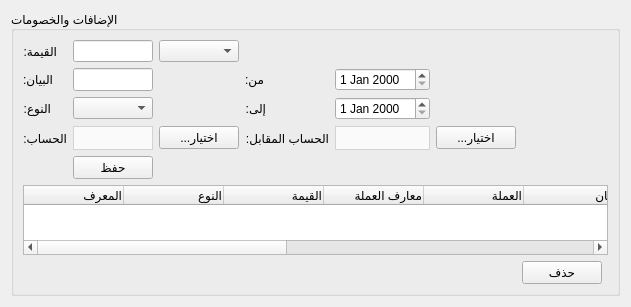
          <widget class="QWidget" name="page_11">
           <property name="geometry">
            <rect>
             <x>-492</x>
             <y>0</y>
             <width>575</width>
             <height>288</height>
            </rect>
           </property>
           <attribute name="label">
            <string>اضافات وخصومات القسم</string>
           </attribute>
           <layout class="QGridLayout" name="gridLayout_42">
            <item row="0" column="0">
             <widget class="QGroupBox" name="groupBox_10">
              <property name="title">
               <string>الإضافات والخصومات</string>
              </property>
              <layout class="QGridLayout" name="gridLayout_33">
               <item row="2" column="3">
                <widget class="QLabel" name="employment_request_name_label_28">
                 <property name="sizePolicy">
                  <sizepolicy hsizetype="Fixed" vsizetype="Preferred">
                   <horstretch>0</horstretch>
                   <verstretch>0</verstretch>
                  </sizepolicy>
                 </property>
                 <property name="text">
                  <string>إلى:</string>
                 </property>
                </widget>
               </item>
               <item row="1" column="1">
                <widget class="QLineEdit" name="department_additions_discounts_statement_input">
                 <property name="sizePolicy">
                  <sizepolicy hsizetype="Preferred" vsizetype="Preferred">
                   <horstretch>0</horstretch>
                   <verstretch>0</verstretch>
                  </sizepolicy>
                 </property>
                 <property name="minimumSize">
                  <size>
                   <width>0</width>
                   <height>0</height>
                  </size>
                 </property>
                 <property name="styleSheet">
                  <string notr="true"/>
                 </property>
                </widget>
               </item>
               <item row="1" column="3">
                <widget class="QLabel" name="employment_request_name_label_21">
                 <property name="sizePolicy">
                  <sizepolicy hsizetype="Fixed" vsizetype="Preferred">
                   <horstretch>0</horstretch>
                   <verstretch>0</verstretch>
                  </sizepolicy>
                 </property>
                 <property name="text">
                  <string>من:</string>
                 </property>
                </widget>
               </item>
               <item row="1" column="0">
                <widget class="QLabel" name="employment_request_name_label_22">
                 <property name="sizePolicy">
                  <sizepolicy hsizetype="Fixed" vsizetype="Preferred">
                   <horstretch>0</horstretch>
                   <verstretch>0</verstretch>
                  </sizepolicy>
                 </property>
                 <property name="text">
                  <string>البيان:</string>
                 </property>
                </widget>
               </item>
               <item row="1" column="4">
                <widget class="QDateEdit" name="department_additions_discounts_start_date_input"/>
               </item>
               <item row="0" column="1">
                <widget class="QLineEdit" name="department_additions_discounts_value_input">
                 <property name="sizePolicy">
                  <sizepolicy hsizetype="Preferred" vsizetype="Preferred">
                   <horstretch>0</horstretch>
                   <verstretch>0</verstretch>
                  </sizepolicy>
                 </property>
                 <property name="minimumSize">
                  <size>
                   <width>0</width>
                   <height>0</height>
                  </size>
                 </property>
                 <property name="styleSheet">
                  <string notr="true"/>
                 </property>
                </widget>
               </item>
               <item row="0" column="0">
                <widget class="QLabel" name="employment_request_name_label_20">
                 <property name="sizePolicy">
                  <sizepolicy hsizetype="Fixed" vsizetype="Preferred">
                   <horstretch>0</horstretch>
                   <verstretch>0</verstretch>
                  </sizepolicy>
                 </property>
                 <property name="text">
                  <string>القيمة:</string>
                 </property>
                </widget>
               </item>
               <item row="6" column="0" colspan="8">
                <widget class="QTableWidget" name="department_discounts_additions_table">
                 <property name="styleSheet">
                  <string notr="true"/>
                 </property>
                 <property name="selectionBehavior">
                  <enum>QAbstractItemView::SelectRows</enum>
                 </property>
                 <property name="verticalScrollMode">
                  <enum>QAbstractItemView::ScrollPerPixel</enum>
                 </property>
                 <property name="horizontalScrollMode">
                  <enum>QAbstractItemView::ScrollPerPixel</enum>
                 </property>
                 <attribute name="horizontalHeaderStretchLastSection">
                  <bool>true</bool>
                 </attribute>
                 <column>
                  <property name="text">
                   <string>المعرف</string>
                  </property>
                  <property name="textAlignment">
                   <set>AlignTrailing|AlignVCenter</set>
                  </property>
                 </column>
                 <column>
                  <property name="text">
                   <string>النوع</string>
                  </property>
                  <property name="textAlignment">
                   <set>AlignTrailing|AlignVCenter</set>
                  </property>
                 </column>
                 <column>
                  <property name="text">
                   <string>القيمة</string>
                  </property>
                  <property name="textAlignment">
                   <set>AlignTrailing|AlignVCenter</set>
                  </property>
                 </column>
                 <column>
                  <property name="text">
                   <string>معارف العملة</string>
                  </property>
                  <property name="textAlignment">
                   <set>AlignTrailing|AlignVCenter</set>
                  </property>
                 </column>
                 <column>
                  <property name="text">
                   <string>العملة</string>
                  </property>
                  <property name="textAlignment">
                   <set>AlignTrailing|AlignVCenter</set>
                  </property>
                 </column>
                 <column>
                  <property name="text">
                   <string>البيان</string>
                  </property>
                  <property name="textAlignment">
                   <set>AlignTrailing|AlignVCenter</set>
                  </property>
                 </column>
                 <column>
                  <property name="text">
                   <string>تاريخ البداية</string>
                  </property>
                  <property name="textAlignment">
                   <set>AlignTrailing|AlignVCenter</set>
                  </property>
                 </column>
                 <column>
                  <property name="text">
                   <string>تاريخ الانتهاء</string>
                  </property>
                  <property name="textAlignment">
                   <set>AlignTrailing|AlignVCenter</set>
                  </property>
                 </column>
                 <column>
                  <property name="text">
                   <string>معرف الحساب</string>
                  </property>
                  <property name="textAlignment">
                   <set>AlignTrailing|AlignVCenter</set>
                  </property>
                 </column>
                 <column>
                  <property name="text">
                   <string>الحساب</string>
                  </property>
                  <property name="textAlignment">
                   <set>AlignTrailing|AlignVCenter</set>
                  </property>
                 </column>
                 <column>
                  <property name="text">
                   <string>معرف الحساب المقابل</string>
                  </property>
                  <property name="textAlignment">
                   <set>AlignTrailing|AlignVCenter</set>
                  </property>
                 </column>
                 <column>
                  <property name="text">
                   <string>الحساب المقابل</string>
                  </property>
                  <property name="textAlignment">
                   <set>AlignTrailing|AlignVCenter</set>
                  </property>
                 </column>
                 <column>
                  <property name="text">
                   <string>تاريخ الإضافة</string>
                  </property>
                  <property name="textAlignment">
                   <set>AlignTrailing|AlignVCenter</set>
                  </property>
                 </column>
                </widget>
               </item>
               <item row="0" column="2">
                <widget class="QComboBox" name="department_additions_discounts_currency_combobox">
                 <property name="styleSheet">
                  <string notr="true"/>
                 </property>
                </widget>
               </item>
               <item row="2" column="0">
                <widget class="QLabel" name="employment_request_name_label_29">
                 <property name="sizePolicy">
                  <sizepolicy hsizetype="Fixed" vsizetype="Preferred">
                   <horstretch>0</horstretch>
                   <verstretch>0</verstretch>
                  </sizepolicy>
                 </property>
                 <property name="text">
                  <string>النوع:</string>
                 </property>
                </widget>
               </item>
               <item row="2" column="1">
                <widget class="QComboBox" name="department_additions_discounts_type_combobox">
                 <property name="styleSheet">
                  <string notr="true"/>
                 </property>
                </widget>
               </item>
               <item row="2" column="4">
                <widget class="QDateEdit" name="department_additions_discounts_end_date_input"/>
               </item>
               <item row="3" column="2">
                <widget class="QPushButton" name="select_department_additions_discounts_account_btn">
                 <property name="text">
                  <string>...اختيار</string>
                 </property>
                </widget>
               </item>
               <item row="4" column="1">
                <widget class="QPushButton" name="add_departments_additions_discounts_btn">
                 <property name="styleSheet">
                  <string notr="true"/>
                 </property>
                 <property name="text">
                  <string>حفظ</string>
                 </property>
                </widget>
               </item>
               <item row="3" column="0">
                <widget class="QLabel" name="employment_request_name_label_34">
                 <property name="sizePolicy">
                  <sizepolicy hsizetype="Fixed" vsizetype="Preferred">
                   <horstretch>0</horstretch>
                   <verstretch>0</verstretch>
                  </sizepolicy>
                 </property>
                 <property name="text">
                  <string>الحساب:</string>
                 </property>
                </widget>
               </item>
               <item row="3" column="3">
                <widget class="QLabel" name="employment_request_name_label_35">
                 <property name="sizePolicy">
                  <sizepolicy hsizetype="Fixed" vsizetype="Preferred">
                   <horstretch>0</horstretch>
                   <verstretch>0</verstretch>
                  </sizepolicy>
                 </property>
                 <property name="text">
                  <string>الحساب المقابل:</string>
                 </property>
                </widget>
               </item>
               <item row="3" column="5">
                <widget class="QPushButton" name="select_department_additions_discounts_opposite_account_btn">
                 <property name="text">
                  <string>...اختيار</string>
                 </property>
                </widget>
               </item>
               <item row="3" column="1">
                <widget class="QComboBox" name="department_additions_discounts_account_combobox">
                 <property name="enabled">
                  <bool>true</bool>
                 </property>
                 <property name="styleSheet">
                  <string notr="true">QComboBox {
        background-color: #fafafa;
        border: 1px solid lightgrey;		
		height: 22px;
		color: black;
    }
    QComboBox::drop-down {
        border: none;
    }</string>
                 </property>
                </widget>
               </item>
               <item row="3" column="4">
                <widget class="QComboBox" name="department_additions_discounts_opposite_account_combobox">
                 <property name="enabled">
                  <bool>true</bool>
                 </property>
                 <property name="styleSheet">
                  <string notr="true">QComboBox {
        background-color: #fafafa;
        border: 1px solid lightgrey;		
		height: 22px;
		color: black;
    }
    QComboBox::drop-down {
        border: none;
    }</string>
                 </property>
                </widget>
               </item>
               <item row="7" column="6">
                <widget class="QPushButton" name="cancel_departments_additions_discounts_btn">
                 <property name="styleSheet">
                  <string notr="true"/>
                 </property>
                 <property name="text">
                  <string>حذف</string>
                 </property>
                </widget>
               </item>
              </layout>
             </widget>
            </item>
           </layout>
          </widget>
